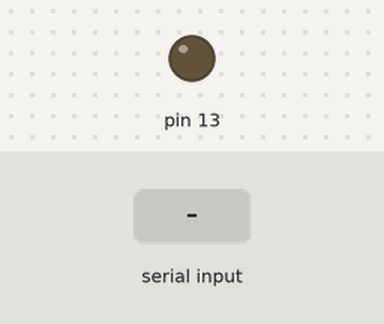
The sketch below on a simulated Arduino Uno, built with avr-gcc and run on an emulated ATmega328P. Parts: output pins drawn as LEDs (lit = HIGH). The inputs (shaded band) are chosen by the test bench.

Above: at 1.2 s.
1.3 s: "1\n" received over Serial
At 1.9 s:
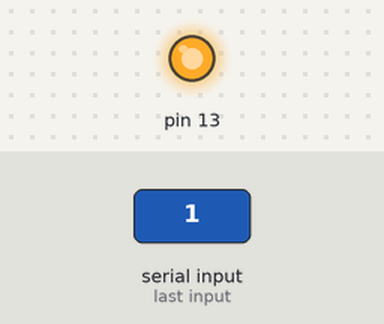
4.3 s: "0\n" received over Serial
At 5.3 s:
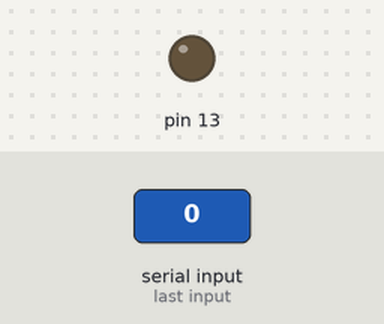
Timing chart, 0 to 7.3 s (numbered marks = the images above; inputs shaded):
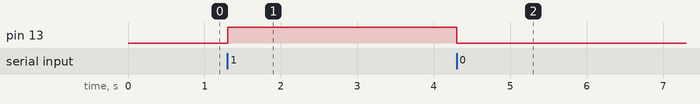

The sketch:

arduino_read_multiple_values.ino
```cpp
#include "SerialValueReader.h"

SerialValueReader reader(2); /** CHANGE THE NUMBER ACCORDING TO YOUR PROJECT **/

void setup() {
  Serial.begin(9600);
  pinMode(13, OUTPUT);
  pinMode(9, OUTPUT);
}

void loop() {
  reader.getSerialData();

  // add your code here
  // use elements in the values array
  // values[0]
  // values[1]
  if (reader.values[0] == 1) {
    digitalWrite(13, HIGH);
  } else {
    digitalWrite(13, LOW);
  }

  if (reader.values[1] == 1) {
    tone(9, reader.values[2]);
  } else {
    noTone(9);
  }
}
```

SerialValueReader.h
```cpp
class SerialValueReader {
 public:
  SerialValueReader(int count=1) : size(count), values(new int[count]) {}
  int size;
  int* values;

  int get(int index) {
      if (0 <= index && index < size) {
          return values[index];
      } else {
          Serial.println("Error: SerialValueReader.get index out of bounds");
          return -1;
      }
  }

  int value() {
    return this->get(0);
  }

  // receive serial data from Processing
  void getSerialData() {
    if (Serial.available()) {
      char c = Serial.read();
      // switch - case checks the value of the variable in the switch function
      // in this case, the char c, then runs one of the cases that fit the value
      // of the variable for more information, visit the reference page:
      // https://www.arduino.cc/en/Reference/SwitchCase
      switch (c) {
        // if the char c from Processing is a number between 0 and 9
        case '0' ... '9':
          // save the value of char c to nextValue but simultaneously rearrange
          // the existing values saved in nextValue for the digits received
          // through char c to remain coherent if this does not make sense and
          // would like to know more, send an email to me!
          nextValue = nextValue * 10 + c - '0';
          break;
        // if the char c from Processing is a comma indicating that the
        // following values of char c is for the next element in the values
        // array
        case ',':
          values[valueIndex] = nextValue;
          valueIndex++;
          if (valueIndex >= size) {
            Serial.println("Error: SerialValueReader received too many values");
            valueIndex -= 1;
          }
          nextValue = 0;
          break;
        // if the char c from Processing is character '\n' or 'n' which signals
        // that it is the end of data
        case 'n':
        case '\n':
          // Save the nextValue. This will be the last element in the values
          // array.
          values[valueIndex] = nextValue;
          // Reset nextValue and valueIndex values, to clear out the values
          // array for the next round of readings from Processing
          valueIndex = 0;
          nextValue = 0;
          break;
        // If the char c from Processing is character 'e' it is signalling for
        // the Arduino to send Processing the elements saved in the values array
        // this case is triggered and processed by the echoSerialData function
        // in the Processing sketch
        case 'e':  // to echo
          for (int i = 0; i < size; i++) {
            if (i > 0) {
              Serial.print(',');
            }
            Serial.print(values[i]);
          }
          Serial.println();
          break;
      }
    }
  }

 private:
  int valueIndex = 0;
  int nextValue = 0;
};
```

Measured:
- after the input at 1.3 s, pin 13: LOW → HIGH at once
- after the input at 4.3 s, pin 13: HIGH → LOW at once
